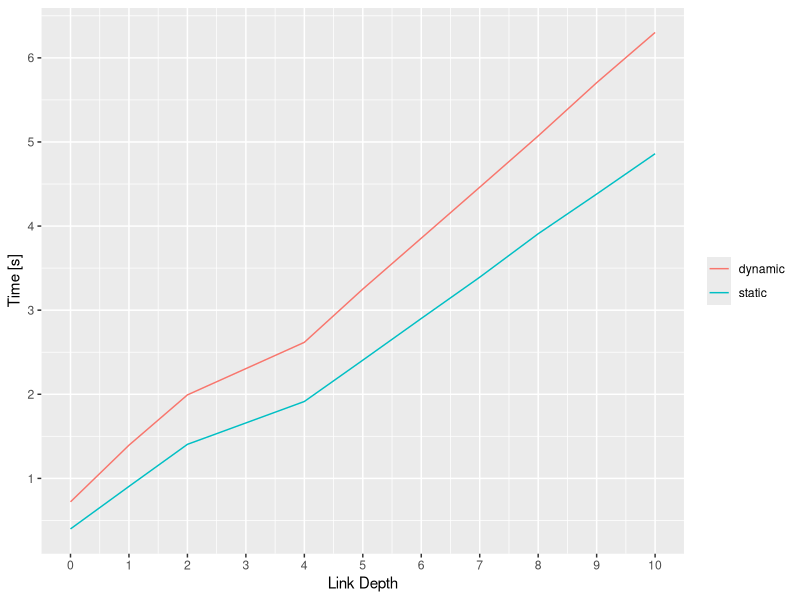
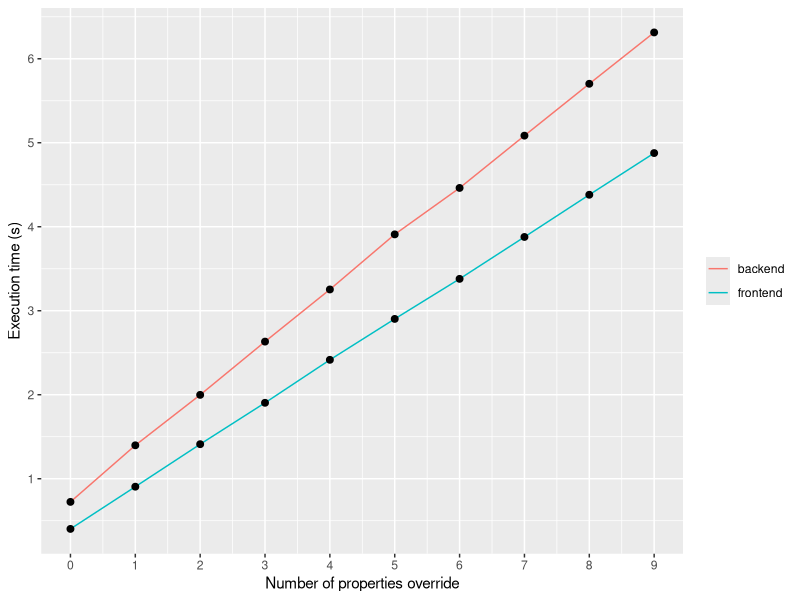
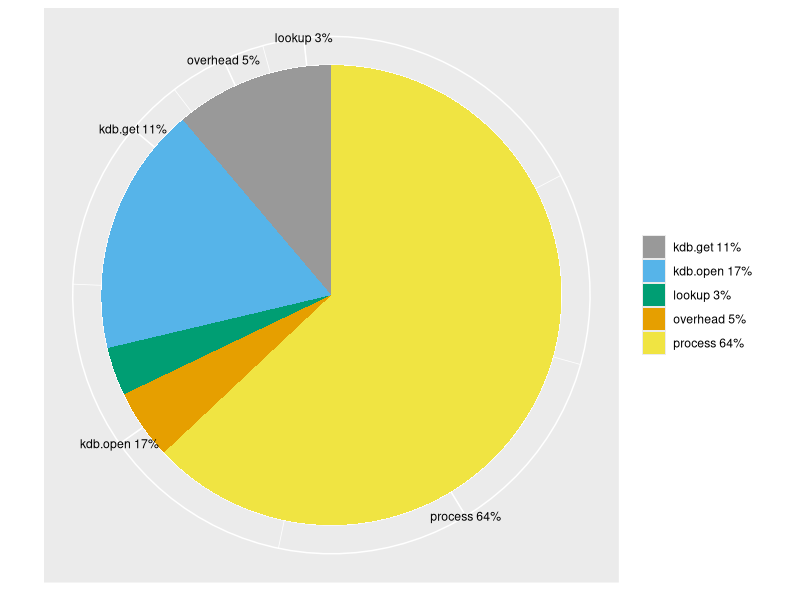
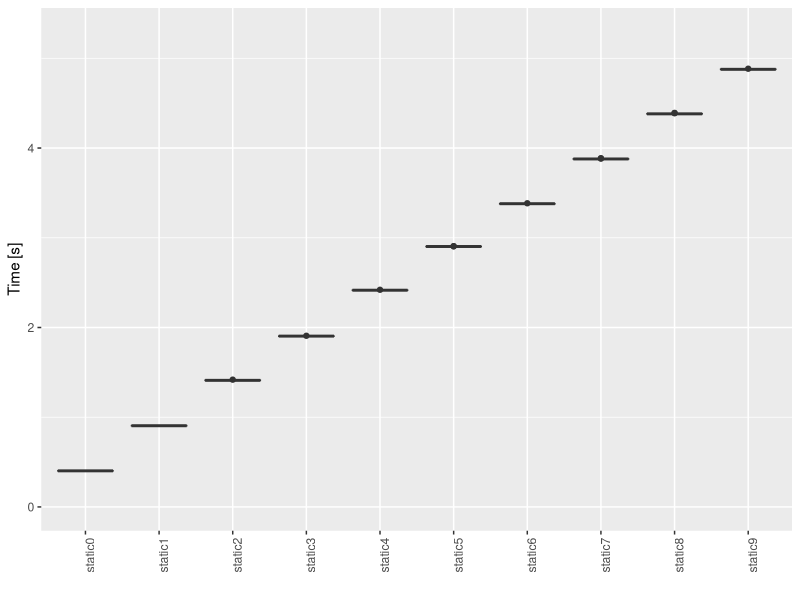
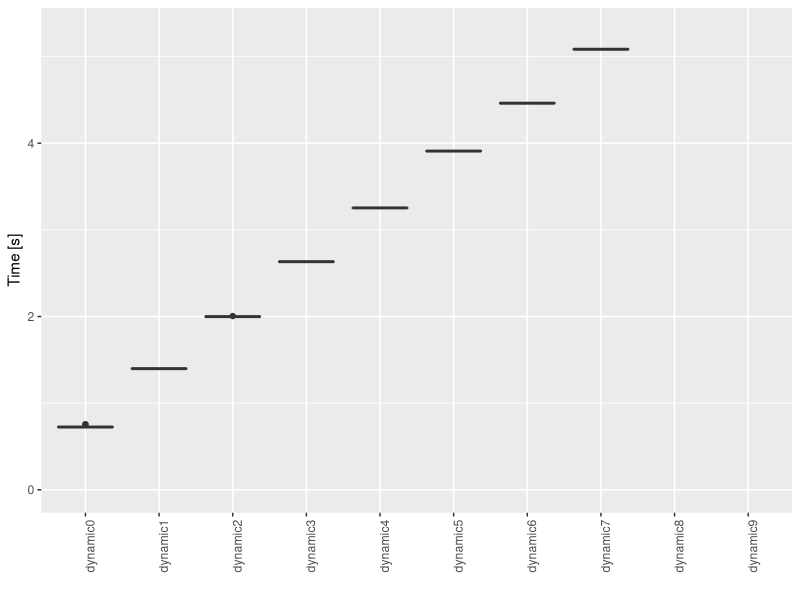
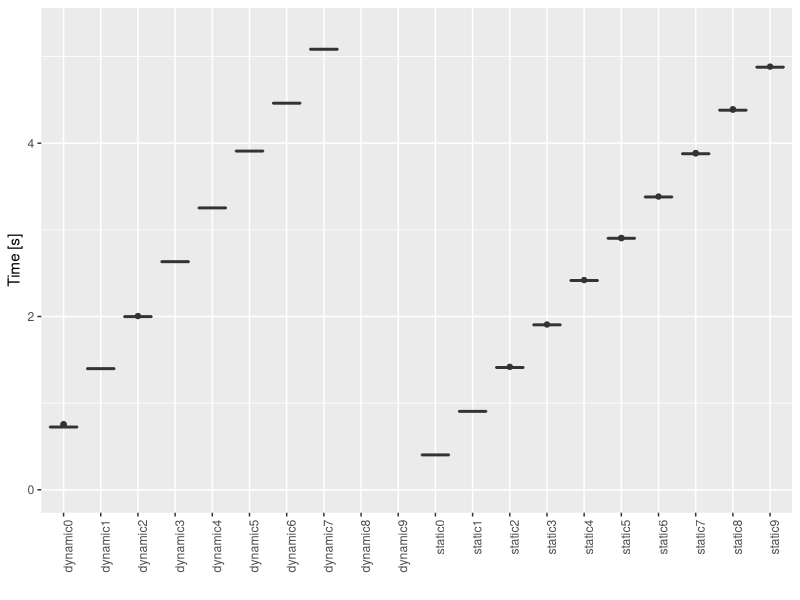
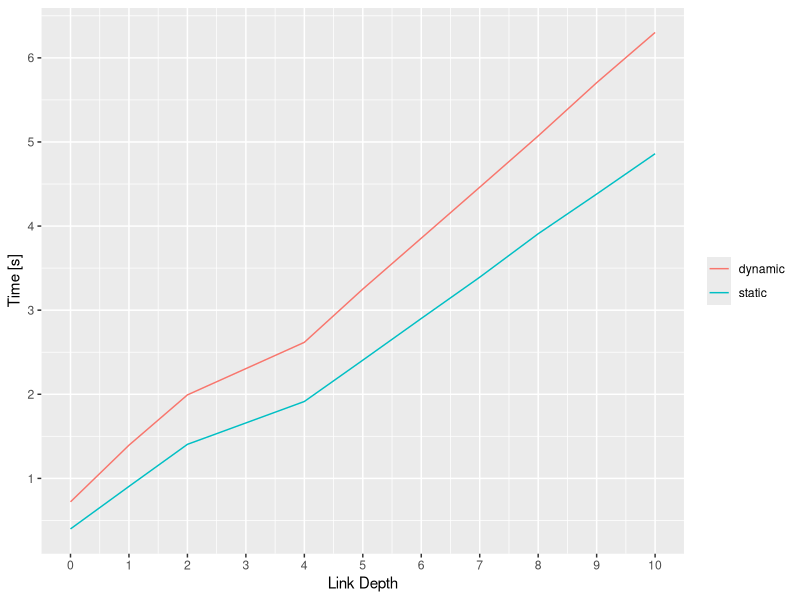
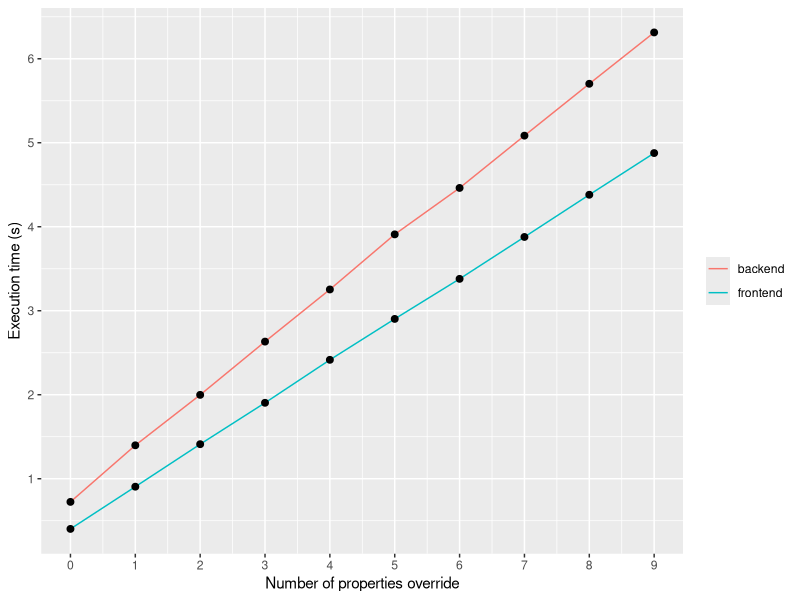

Recreate these plots in R, in order.
#
# q <- qplot(cty, hwy, data = mpg, colour = displ)
# q + xlab(expression(beta +frac(miles, gallon)))
# 
# http://www.r-bloggers.com/using-consistent-r-and-latex-fonts-in-org-or-knitr-or-sweave/
#
# http://blog.revolutionanalytics.com/2012/09/how-to-use-your-favorite-fonts-in-r-charts.html
#
# p + annotate("text", x=10, y=40, label="text[subscript]", parse=TRUE)
# 
# label=expression(text[subscript]), parse = TRUE)
#

#pie chart:
#http://mathematicalcoffee.blogspot.co.at/2014/06/ggpie-pie-graphs-in-ggplot2.html

library(ggplot2)
library(plyr)




data <- read.csv("data.csv")
summary(data)


staticdata <- data[with(data,  grepl("static", value)),]

g <- ggplot(staticdata, aes(x=value, y=benchmark)) +
     ylim(0,5.3) +
#    xlim(rev(levels(staticdata$value))) + # limit plot to a specific part
#    geom_bar() +
     geom_boxplot() +
     theme(axis.text.x = element_text(angle = 90, hjust = 1)) +
     xlab("") +
     ylab("Time [s]")
     #ylab("log10(Time [s])") +
     #scale_y_log10()

ggsave(filename = "static.pdf", height=4)







dynamicdata <- data[with(data,  grepl("dynamic", value)),]

g <- ggplot(dynamicdata, aes(x=value, y=benchmark)) +
     ylim(0,5.3) +
#    xlim(rev(levels(dynamicdata$value))) + # limit plot to a specific part
#    geom_bar() +
     geom_boxplot() +
     theme(axis.text.x = element_text(angle = 90, hjust = 1)) +
     xlab("") +
     ylab("Time [s]")
     #ylab("log10(Time [s])") +
     #scale_y_log10()

ggsave(filename = "dynamic.pdf", height=4)




combineddata <- rbind(staticdata, dynamicdata)

g <- ggplot(combineddata, aes(x=value, y=benchmark), group=group, col=group, fill=group) +
     ylim(0,5.3) +
#    xlim(rev(levels(dynamicdata$value))) + # limit plot to a specific part
#    geom_bar() +
     geom_boxplot() +
     theme(axis.text.x = element_text(angle = 90, hjust = 1)) +
     xlab("") +
     ylab("Time [s]")
     #ylab("log10(Time [s])") +
     #scale_y_log10()

ggsave(filename = "combined.pdf", height=4)




mean <- read.csv("mean.csv")
summary(mean)

ggplot(mean, aes(x)) +
  geom_line(aes(y = static, colour = "static")) +
  geom_line(aes(y = dynamic, colour = "dynamic")) +
  scale_x_continuous(breaks=c(0,1,2,3,4,5,6,7,8,9,10)) +
  scale_y_continuous(breaks=c(0,1,2,3,4,5,6,7,8,9,10)) +
  xlab("Link Depth") +
  ylab("Time [s]") +
  theme(
    legend.title=element_blank()
    )

ggsave(filename = "mean.pdf", height=4)




mean <- read.csv("mean2.csv")
summary(mean)


#http://www.cookbook-r.com/Graphs/Colors_(ggplot2)/
cbPalette <- c("#999999", #gray
	       "#56B4E9", #blue
	       "#009E73", #green
	       "#E69F00", #orange
	       "#F0E442"  #yellow
	      )


ggplot(mean, aes(x)) +
  geom_line(aes(y = static, colour = "frontend")) + #static
  geom_point(aes(y = static), size=2) +
  geom_line(aes(y = dynamic, colour = "backend")) +  #dynamic
  geom_point(aes(y = dynamic), size=2) +
  scale_x_continuous(breaks=c(0,1,2,3,4,5,6,7,8,9,10)) +
  scale_y_continuous(breaks=c(0,1,2,3,4,5,6,7,8,9,10)) +
  xlab("Number of properties override") +
  ylab("Execution time (s)") +
  theme(
    legend.title=element_blank()
    )

ggsave(filename = "mean2.pdf", height=4)





wcdata <- read.csv("wc.csv")
summary(wcdata)

wc <- ggplot(wcdata, aes(x=1, y=value, fill=name)) +
     xlab("") +
     ylab("") +
     theme(
#	  axis.line=element_blank(),
#	  axis.text.x=element_blank(),
#	  axis.text.y=element_blank(),
	  axis.ticks=element_blank(),
	  axis.title.x=element_blank(),
	  axis.title.y=element_blank(),
	  axis.text.y=element_blank(),
#	  legend.position="none",
#	  panel.background=element_blank(),
#	  panel.border=element_blank(),
#	  panel.grid.major=element_blank(),
#	  panel.grid.minor=element_blank(),
	  plot.background=element_blank()
     ) +
     guides(fill=guide_legend(title=NULL)) +
     geom_bar(width = 1, stat="identity")

y.breaks <- cumsum(wcdata$value) - wcdata$value/2
y.breaks = numeric()
#[1]  32.0925  73.1045  87.7270  95.9325 100.1710
y.breaks[1] <- 42.0925
y.breaks[2] <- 66.5045
y.breaks[3] <- 87.7270
y.breaks[4] <- 94.9325
y.breaks[5] <- 100.1710
y.breaks

wc <- wc +
      theme(axis.text.x=element_text(color='black')) +
      scale_y_continuous(
			 breaks=y.breaks,   # where to place the labels
			 labels=wcdata$name # the labels
			) +
      scale_fill_manual(values=cbPalette)


wc + coord_polar(theta = "y")

ggsave(filename="wc.pdf", height=4)


# without csv:
#df <- data.frame(
#  variable = c("resembles", "does not resemble"),
#  value = c(80, 20)
#)
#ggplot(df, aes(x = "", y = value, fill = variable)) +
#  geom_bar(width = 1, stat = "identity") +
#  scale_fill_manual(values = c("red", "yellow")) +
#  coord_polar("y", start = pi / 3) +
#  labs(title = "Pac man")
